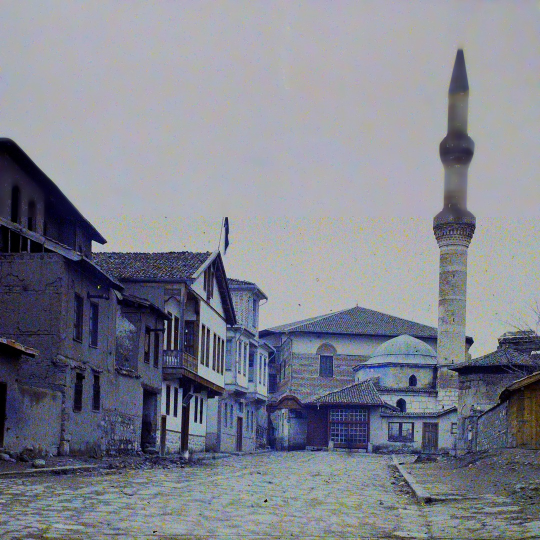
#> input picture episodes/ankara-elci-vagonlari/img/arka_angora_1922.jpg, 1080 x 1080 px (shown at 1/2 size); its folder holds only this picture in this run
$ python -i render.py   (imports and definitions only)
#> lines starting #> are read from the running program, lines starting #| are printed output that depends on the picture
#> further down, picture is the input picture: PIL image 1080x1080 RGB; mean R, G, B 129, 131.6, 143.4
"""Kare kare render + ffmpeg ile kodlama."""

from __future__ import annotations

import math
import random
import shutil
import subprocess
from pathlib import Path

from PIL import Image, ImageFilter

from . import audio, compose, config
from .episode import Episode, Scene


def ease_in_out(t: float) -> float:
    return 0.5 - 0.5 * math.cos(math.pi * max(0.0, min(1.0, t)))


def ease_out_back(t: float, k: float = 1.6) -> float:
    t = max(0.0, min(1.0, t)) - 1
    return 1 + (k + 1) * t ** 3 + k * t ** 2


class SceneRenderer:
    POP_SEC = 0.22
    SHAKE_SEC = 0.45
    FLASH_SEC = 0.18

    # [62 lines left out: functions __init__, _bg, frame, not called in this run]


def _fill_bg(box_img: Image.Image) -> Image.Image:
    """Siyah bant yerine karenin bulanık, karartılmış büyütmesi (kenarlık testi için 'dolgu' sürümü)."""
    small = box_img.convert("RGB").resize((96, 96), Image.BILINEAR).filter(ImageFilter.GaussianBlur(3))
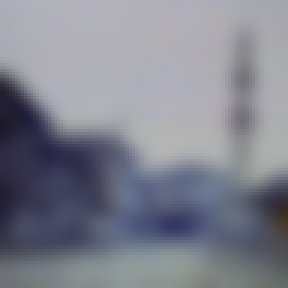
#> small: PIL image 96x96 RGB (shown 3 times larger); mean R, G, B 129, 131.5, 143.3
    big = small.resize((config.CANVAS_H, config.CANVAS_H), Image.BICUBIC)
    x = (config.CANVAS_H - config.CANVAS_W) // 2
    big = big.crop((x, 0, x + config.CANVAS_W, config.CANVAS_H))
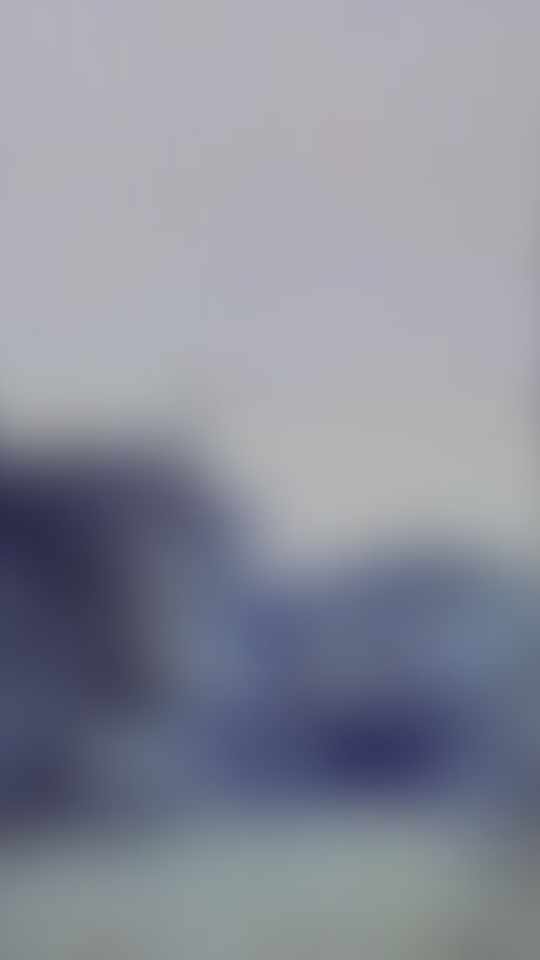
#> big: PIL image 1080x1920 RGB (shown at 1/2 size); mean R, G, B 139.1, 142.3, 154.7
    return Image.blend(big, Image.new("RGB", big.size, (0, 0, 0)), 0.55)
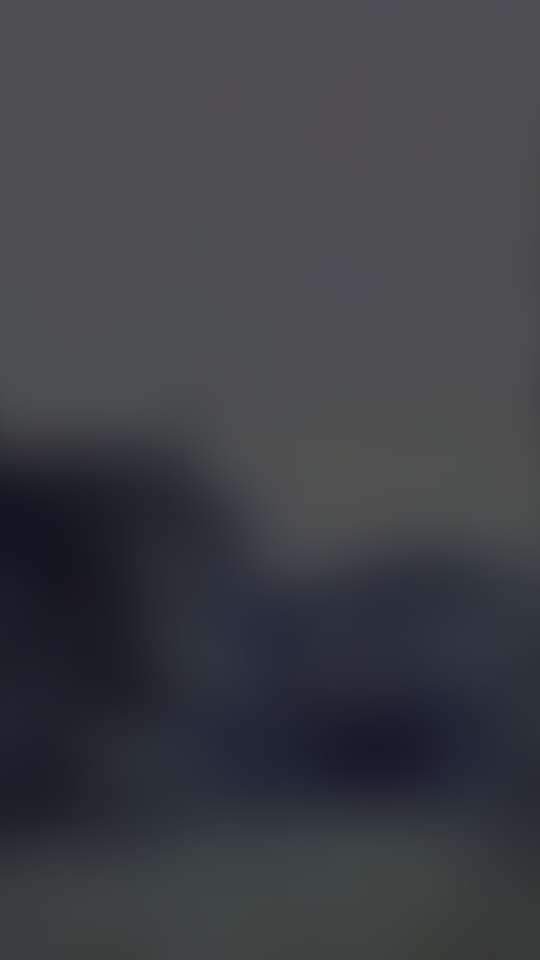
#> returned value: PIL image 1080x1920 RGB (shown at 1/2 size); mean R, G, B 62.1, 63.6, 69.2


# [68 lines left out: functions _canvas_frame, render, still, not called in this run]

>>> from PIL import Image
>>> picture = Image.open('../episodes/ankara-elci-vagonlari/img/arka_angora_1922.jpg')
>>> result = _fill_bg(picture)

$ run again, on episodes/ankara-elci-vagonlari/img/r2_bg_angora_1922_sokak_afgan_elcilik.jpg
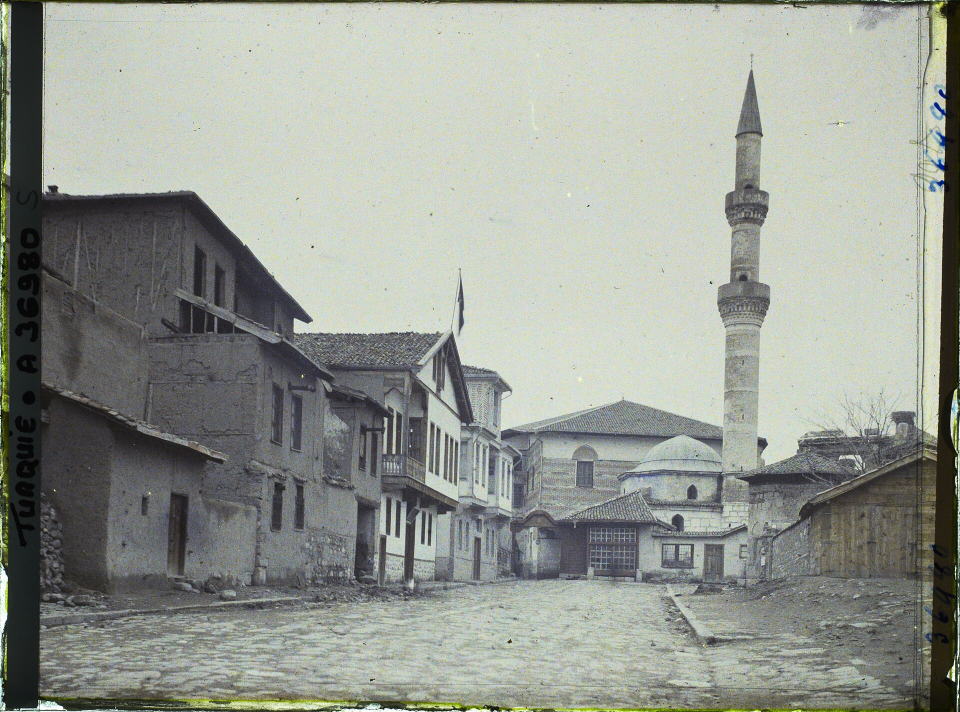
#> input picture episodes/ankara-elci-vagonlari/img/r2_bg_angora_1922_sokak_afgan_elcilik.jpg, 1920 x 1424 px (shown at 1/2 size)
#> picture is the input picture: PIL image 1920x1424 RGB; mean R, G, B 150.2, 154.5, 146.3
#> in _fill_bg, `big = big.crop((x, 0, x + config.CANVAS_W, config.CANVAS_H))`:
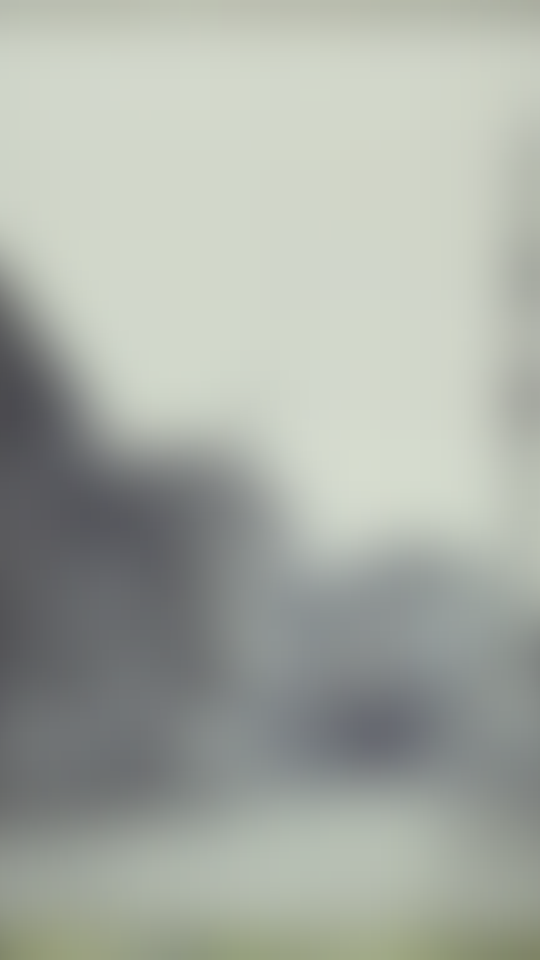
#> big: PIL image 1080x1920 RGB (shown at 1/2 size); mean R, G, B 168.1, 173.2, 165
#> in _fill_bg, `return Image.blend(big, Image.new("RGB", big.size, (0, 0, 0)), 0.55)`:
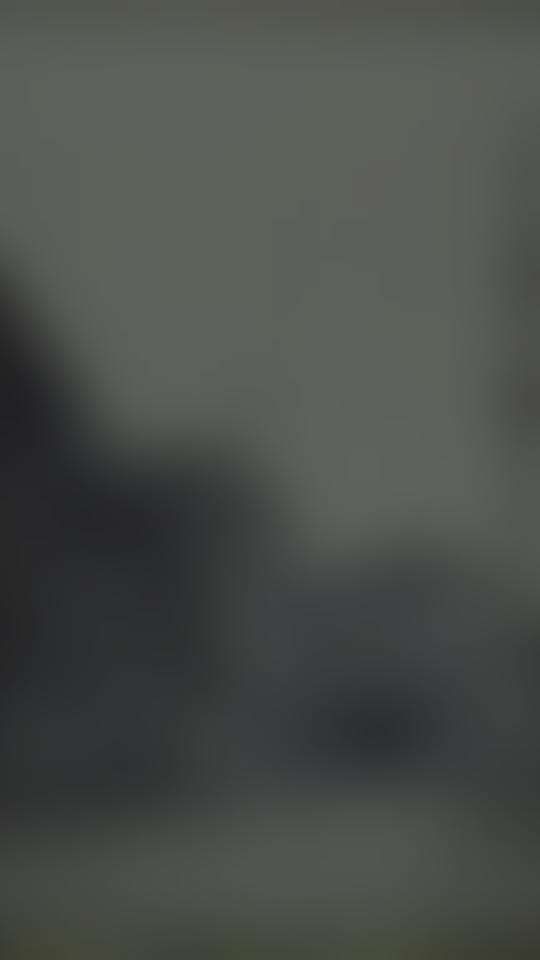
#> returned value: PIL image 1080x1920 RGB (shown at 1/2 size); mean R, G, B 75.2, 77.5, 73.7
